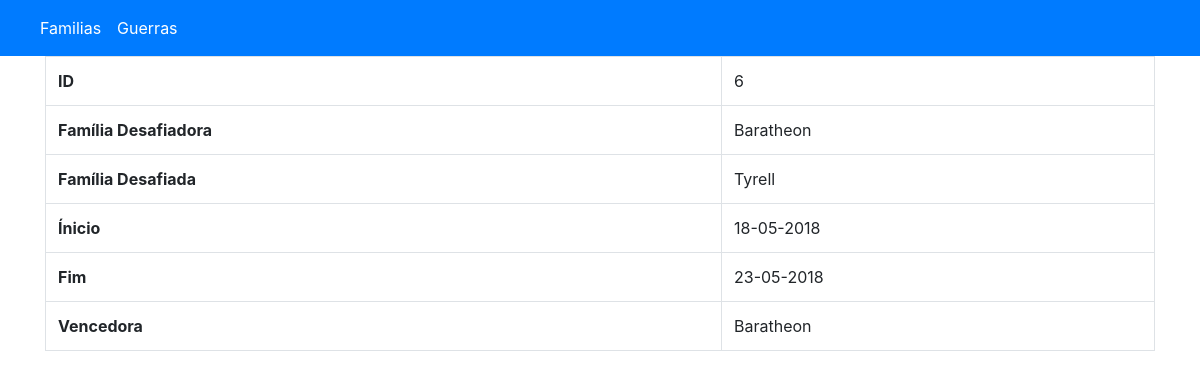
Page /wars/read/6 on the committed database.
### tables this page shows
CREATE TABLE `wars` (
  `id` int(11) NOT NULL AUTO_INCREMENT,
  `date_start` datetime NOT NULL,
  `date_end` datetime NOT NULL,
  `family_id_challenging` int(11) NOT NULL,
  `family_id_challenged` int(11) NOT NULL,
  `family_id_winner` int(11) NOT NULL,
  PRIMARY KEY (`id`)
);

CREATE TABLE `families` (
  `id` int(11) NOT NULL AUTO_INCREMENT,
  `name` varchar(255) NOT NULL,
  `quantity_members` int(11) NOT NULL,
  PRIMARY KEY (`id`)
);

### src/Views/View.php (called while the page is built, shortened)
<?php
class View
{
    private $__viewData = [];
    public function setViewData($data)
    {
        $this->__viewData = $data;
    }
    public function getViewData()
    {
        return $this->__viewData;
    }
    public function render()
    {
        $content = $this->__layoutContent();
        extract($this->getViewData());
        include $content;
    }
    private function __layoutContent()
    {
        return VIEWS . DS . 'Layout' . DS . 'base.php';
    }
}

### src/Controllers/Controller.php (called while the page is built, shortened)
<?php
require_once 'src/Views/View.php';
abstract class Controller
{
    private $__request = null;
    private $__viewData = [];
    public function __construct(Request $request, Response $response)
    {
        $this->__request = $request;
    }
    public function render()
    {
        $url = $this->getRequest()->url();
        $view = $this->__loadView();
        $view->setPaths($url);
        $view->setViewData($this->__viewData);
        return $view->render();
    }
    private function __loadView()
    {
        return new View();
    }
    public function setViewData($key, $data)
    {
        $this->__viewData[$key] = $data;
    }
    public function getRequest()
    {
        return $this->__request;
    }
}

### src/Controllers/WarsController.php (called while the page is built, shortened)
<?php
require_once 'Controller.php';
class WarsController extends Controller
{
    public function read($id)
    {
        $war = $this->War->view($id);
        $this->render();
    }
}

### src/Router/Dispatcher.php (called while the page is built, shortened)
<?php
class Dispatcher
{
    private $__request = null;
    private $__response = null;
    public function __construct(Request $request, Response $response)
    {
        $this->__request = $request;
        $this->__response = $response;
    }
    public function dispatch()
    {
        $router = $this->__loadRouter();
        $routerParams = $router->parse();
        try {
            $controller = $this->__loadController($routerParams);
        } catch (Exception $e) {
            echo $e->getMessage();
            die;
        }
        $params = [];
        if (!empty($routerParams['params'])) {
            $params = $routerParams['params'];
        }
        $response = $controller->{$routerParams['action']}(...$params);
    }
    private function __loadRouter()
    {
        return new Router();
    }
    private function __loadController($routerParams)
    {
        return new $controllerName($this->__request, $this->__response);
    }
}

### index.php (called while the page is built, shortened)
<?php
require_once 'src/Router/Dispatcher.php';
$dispatcher = new Dispatcher(
	new Request(),
	new Response()
);
$dispatcher->dispatch();

### src/Model/Model.php (called while the page is built, shortened)
<?php
require_once 'src/Datasource/Database.php';
abstract class Model
{
    private $__connection = null;
    public function __construct()
    {
        $database = new Database();
        $this->__connection = $database->getConnection();
    }
    public function getConnection()
    {
        return $this->__connection;
    }
}

### src/Config/database.php (called while the page is built)
<?php
$databaseConfig = [
    'database' => 'test',
    'host' => 'mysql',
    'username' => 'root',
    'password' => 'root'
];

### src/Datasource/Database.php (called while the page is built, shortened)
<?php
class Database
{
    private $__connection = null;
    private function __connection()
    {
        include 'src/Config/database.php';
        try {
            $dns = "mysql:host={$databaseConfig['host']};dbname={$databaseConfig['database']}";
            $this->__connection = new PDO(
                $dns,
                $databaseConfig['username'],
                $databaseConfig['password']
            );
        } catch (PDOException $e) {
            echo $e->getMessage();
            die;
        }
    }
    public function getConnection()
    {
        return $this->__connection;
    }
}

### src/Model/War.php (called while the page is built, shortened)
<?php
require_once 'Model.php';
class War extends Model
{
    public function view($id)
    {
        $sql = "
            SELECT
                Wars.id,
                Wars.date_start,
                Wars.date_end,
                Challenging.name as ChallengingName,
                Challenged.name as ChallengedName,
                Winner.name as WinnerName
            FROM wars as Wars
            INNER JOIN families as Challenging ON Wars.family_id_challenging = Challenging.id
            INNER JOIN families as Challenged ON Wars.family_id_challenged = Challenged.id
            INNER JOIN families as Winner ON Wars.family_id_winner = Winner.id
            WHERE Wars.id = :id
        ";
        $statement = $this->getConnection()->prepare($sql);
        $statement->execute(['id' => $id]);
        return $statement->fetch(PDO::FETCH_ASSOC);
    }
}

### src/Views/Wars/read.php (the view, shortened to what this page needs)
<div class="container">
    <div class="row">
            <div class="col-12 col-xs-12 col-sm-12 col-md-12 col-lg-12">
                <table class="table table-bordered">
                    <tbody>
                        <tr>
                            <td><strong>ID</strong></td>
                            <td><?= $war['id']; ?></td>
                        </tr>
                        <tr>
                            <td><strong>Família Desafiadora</strong></td>
                            <td><?= $war['ChallengingName']; ?></td>
                        </tr>
                        <tr>
                            <td><strong>Família Desafiada</strong></td>
                            <td><?= $war['ChallengedName']; ?></td>
                        </tr>
                        <tr>
                            <td><strong>Ínicio</strong></td>
                            <td><?= date('d-m-Y', strtotime($war['date_start'])); ?></td>
                        </tr>
                        <tr>
                            <td><strong>Fim</strong></td>
                            <td><?= date('d-m-Y', strtotime($war['date_end'])); ?></td>
                        </tr>
                        <tr>
                            <td><strong>Vencedora</strong></td>
                            <td><?= $war['WinnerName']; ?></td>
                        </tr>
                    </tbody>
                </table>
            </div>
        </div>
    </div>

### rows in the picture
wars: id "6", families.name "Baratheon", families.name "Tyrell", date_start "18-05-2018", date_end "23-05-2018"
